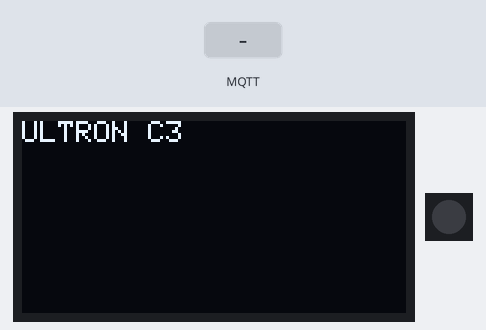
A sketch run on a simulated ESP32-C3. On the bench: 128×64 one-colour display, 1 RGB LEDs in strip order, left to right. The test bench sets the inputs (shaded band). WiFi joins after 1.5 s; servers stay silent unless stated; no MQTT or app messages arrive unless stated.

Above: at 2.7 s.
2.8 s: MQTT message "RED" arrives on the first subscribed topic
At 3.5 s:
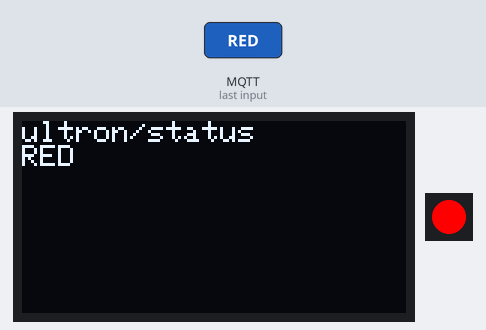
4.3 s: MQTT message "GREEN" arrives on the first subscribed topic
At 4.7 s:
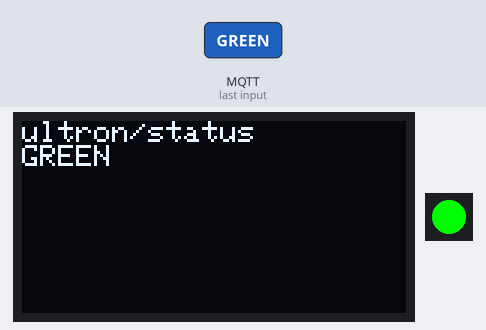
5.8 s: MQTT message "1" arrives on the first subscribed topic
At 7.0 s:
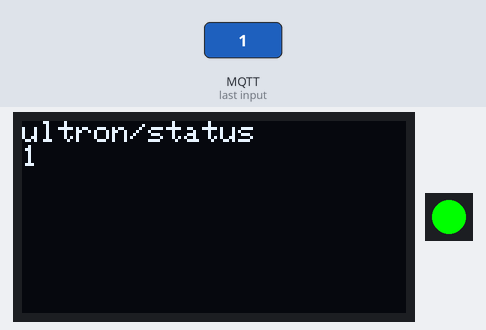
7.3 s: MQTT message "on" arrives on the first subscribed topic
At 8.2 s:
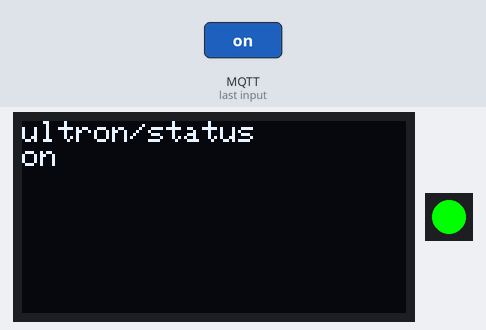
8.8 s: MQTT message "off" arrives on the first subscribed topic
At 9.3 s:
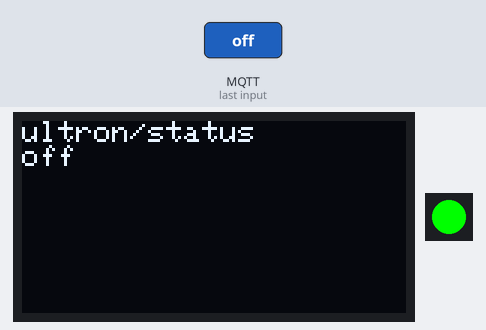
10.3 s: MQTT message "RED" arrives on the first subscribed topic
At 11.6 s:
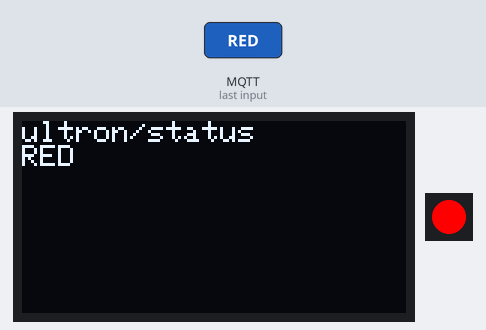
Timing chart, 0 to 12.8 s (numbered marks = the images above; inputs shaded):
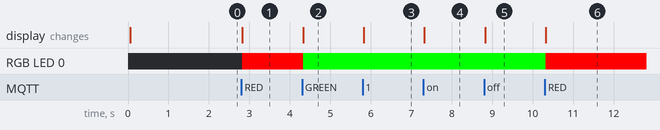

The sketch:

sketch.ino
```cpp
#include <WiFi.h>
#include <PubSubClient.h>
#include <Wire.h>
#include <Adafruit_SSD1306.h>
#include <Adafruit_NeoPixel.h>

#define OLED_SDA 5
#define OLED_SCL 6
#define NEO_PIN  8

Adafruit_SSD1306 display(128, 64, &Wire, -1);
Adafruit_NeoPixel pixels(1, NEO_PIN, NEO_GRB + NEO_KHZ800);
WiFiClient espClient;
PubSubClient mqtt(espClient);

void callback(char* topic, byte* payload, unsigned int len) {
  String msg;
  for (int i = 0; i < len; i++) msg += (char)payload[i];

  display.clearDisplay();
  display.setCursor(0, 0);
  display.println(topic);
  display.println(msg);
  display.display();

  if (msg == "RED")         pixels.setPixelColor(0, pixels.Color(255, 0, 0));
  else if (msg == "GREEN")  pixels.setPixelColor(0, pixels.Color(0, 255, 0));
  pixels.show();
}

void setup() {
  Serial.begin(115200);
  Wire.begin(OLED_SDA, OLED_SCL);
  display.begin(SSD1306_SWITCHCAPVCC, 0x3C);
  display.clearDisplay();
  display.println("ULTRON C3");
  display.display();
  pixels.begin();

  WiFi.begin("Wokwi-GUEST", "", 6);
  while (WiFi.status() != WL_CONNECTED) delay(100);

  mqtt.setServer("broker.emqx.io", 1883);
  mqtt.setCallback(callback);
}

void loop() {
  if (!mqtt.connected()) {
    if (mqtt.connect("ultron-c3")) mqtt.subscribe("ultron/status");
  }
  mqtt.loop();
}
```

Measured:
- after the input at 2.8 s, RGB LED 0: off → RGB(255, 0, 0) at once; the display: first changes at once (image 1 shows a later state)
- after the input at 4.3 s, RGB LED 0: RGB(255, 0, 0) → RGB(0, 255, 0) at once; the display: first changes at once (image 2 shows a later state)
- after the input at 5.8 s, the display: changes at once (image 3)
- after the input at 7.3 s, the display: changes at once (image 4)
- after the input at 8.8 s, the display: changes at once (image 5)
- after the input at 10.3 s, RGB LED 0: RGB(0, 255, 0) → RGB(255, 0, 0) at once; the display: first changes at once (image 6 shows a later state)
